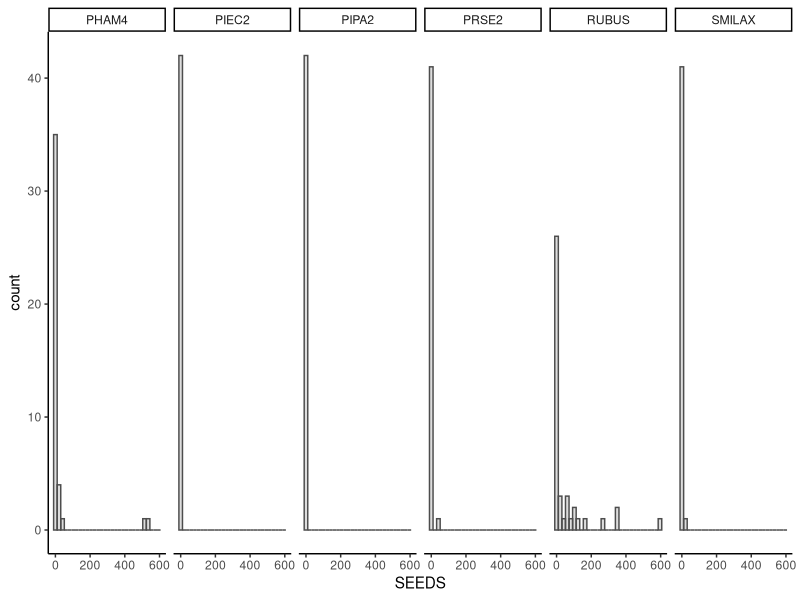
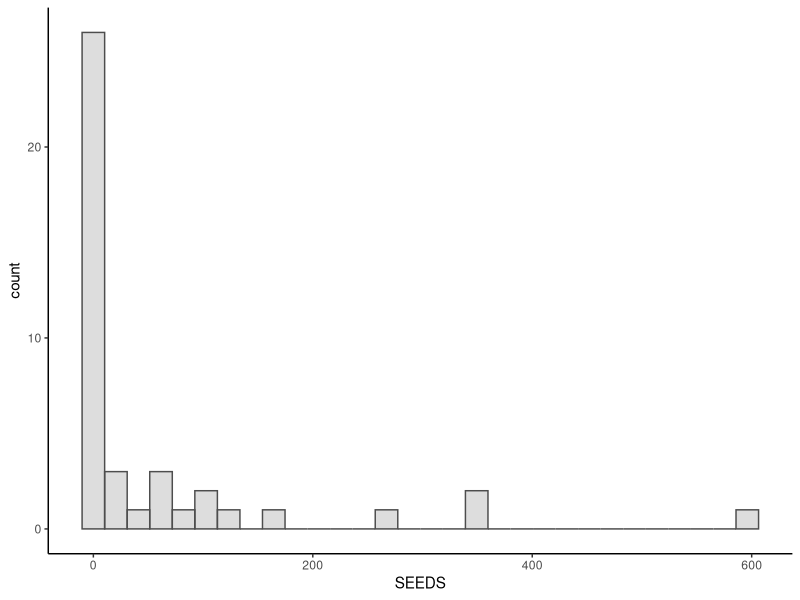

R code for these plots, in order:
## ---- chunk 1
seeds <- read.csv("seed_trap.csv", header = T)
head(seeds)
# 7 site pairs (burn and control) 
# 3 traps per site
# 42 total traps
# 6 Species
## ---- chunk 2
library(tidyverse)
seeds_long <- pivot_longer(seeds, cols = 4:9,names_to = "SPECIES", 
													 values_to = "SEEDS")
## ---- chunk 3
seeds_long %>% 
	ggplot(aes(x=SEEDS)) +
	geom_histogram(position="identity", colour="gray30", alpha=0.2, bins = 30) +
  facet_grid(. ~ SPECIES) +
	theme_classic()

## ---- chunk 4
rubus <- seeds_long %>% 
	filter(SPECIES == "RUBUS") 

rubus %>% 	
ggplot(aes(x=SEEDS)) +
	geom_histogram(position="identity", colour="gray30", alpha=0.2, bins = 30) +
	theme_classic()
## ---- chunk 5
burn <- rubus %>% 
filter(TREATMENT == "BURN")
control <- rubus %>% 
filter(TREATMENT == "CONTROL")
## ---- chunk 6
treatment <- function(burn,control ,plot.it=TRUE){

	# Function for computing likelihood 
	llh_poisson <- function(lambda, y){
		# log(likelihood) by summing 
		llh <- sum(dpois(y, lambda, log=TRUE))
  		return(llh)
		}

	lambdas <- seq(0,100, by=0.01) # Create the possible lambda values

	# compute log-likelihood of all lambda values for burn sites
	burn.ll <- sapply(lambdas, # Run the function over each value of lambda 	
										function(x){llh_poisson(x,burn$SEEDS)}) 
	max.burn.ll <- max(burn.ll) # Get the max value for log likelihood
	burn.mle <- lambdas[burn_ll==max.burn.ll] # Grab the corresponding lambda
	burn.rel.l <- exp(burn_ll - max.burn.ll) # Relativize likelihood
	burn.ci.cuttoff <- exp(-qchisq(p=0.95, df=1)/2) # Calculate CI cutoff
	burn.cut.m.rell <- burn.ci.cuttoff - burn.rel.l # Pass it through the data
	burn.ci.indices <- which(burn.cut.m.rell<0, arr.ind=TRUE) # IDs values
	burn.len.ciind <- length(burn.ci.indices) # size/position of CI
	burn.left.CL <- lambdas[burn.ci.indices[1]] # get the beginning
	burn.right.CL <- lambdas[burn.ci.indices[burn.len.ciind]] # get the end
	n.burn <- length(burn$SEEDS)
	
	# repeat this process for control sites
	control_ll <- sapply(lambdas,function(x){llh_poisson(x,control$SEEDS)})
	max.control.ll <- max(control_ll)
	control.mle <- lambdas[control_ll==max.control.ll]
	control.rel.l <- exp(control_ll - max.control.ll)
	control.ci.cuttoff <- exp(-qchisq(p=0.95, df=1)/2)
	control.cut.m.rell <- control.ci.cuttoff - control.rel.l
	control.ci.indices <- which(control.cut.m.rell<0, arr.ind=TRUE)
	control.len.ciind <- length(control.ci.indices)
	control.left.CL <- lambdas[control.ci.indices[1]]
	control.right.CL <-lambdas[control.ci.indices[control.len.ciind]]
	n.control <- length(control$SEEDS)	

	#### Null model log-likelihood: no difference between burn and control?
	all.data  <- c(as.vector(burn$SEEDS), as.vector(control$SEEDS))
	null_ll <- sapply(lambdas,function(x){llh_poisson(x,all.data)})
	max.null.ll <- max(null_ll)
	null.mle <- lambdas[null_ll==max.null.ll]

	bic.sep.model <- -2*(max.burn.ll+max.control.ll) + 2*log(n.burn+n.control)
	bic.null.model <- -2*max.null.ll + 1*log(n.burn+n.control)
	if(bic.sep.model<bic.null.model){outcome <- 
		"Separate model is best"}else{outcome<- 
			"There's no difference between control and burn"}
	# Save the lambdas and log-likelihoods in a data frame
	burn_df <- data.frame(ll=burn_ll, lambda=lambdas)
	burn_df$TREATMENT <- c("BURN")
	control_df <- data.frame(ll=control_ll, lambda=lambdas)
	control_df$TREATMENT <- c("CONTROL")
	profile.ll <- rbind(burn_df, control_df)
	
	# Save the MLES and the confidence intervals	
	burn.cis <- c(burn.left.CL, burn.mle, burn.right.CL)
	ctl.cis  <- c(control.left.CL, control.mle, control.right.CL)
	out <- rbind(burn.cis, ctl.cis)	
	colnames(out) <- c("LCL", "MLE", "UPL")
	rownames(out) <- c("Burn treat.", "Control")
	
	
	
	if(plot.it==TRUE){
		
		burn.ci <- seq(from=burn.left.CL, to=burn.right.CL, by=0.01)
		ctl.ci <- seq(from=control.left.CL, to=control.right.CL, by=0.01)
		ci.height <- burn.ci.cuttoff
		
		xlims.burn <- c(burn.left.CL-1, burn.right.CL+1)
		xlims.ctl  <- c(control.left.CL-1, control.right.CL+1) 
		par(mfrow=c(1,2), oma=c(1,2,1,1), mar=c(4,5,4,2))		
		plot(lambdas, burn.rel.l, type="l", col="red", 
				 lwd=2, xlim=xlims.burn,  xlab=expression(lambda), 
		ylab="Relative Profile Likelihood", cex.lab=1.5, bty="l", 
		main="Burn treatment")
		polygon(x=c(burn.ci,rev(burn.ci)), 
						y=c(rep(0,length(burn.ci)),rep(ci.height,
						length(burn.ci))),col="grey")
		plot(lambdas, control.rel.l, type="l", col="red", 
				 lwd=2, xlim=xlims.ctl,xlab=expression(lambda), 
		ylab="Relative Profile Likelihood", cex.lab=1.5, bty="l", main="Control")
		polygon(x=c(ctl.ci,rev(ctl.ci)),
						y=c(rep(0,length(ctl.ci)),rep(ci.height,
						length(ctl.ci))),col="grey")		
		
	}
	
	
	return(list(CIS.lambdas=out,bic.sep.model=bic.sep.model,
							bic.null.model=bic.null.model, outcome=outcome))
}
## ---- chunk 7
	site_1 <- rubus %>% 
		filter(SITE == "1")
	site_4 <- rubus %>% 
		filter(SITE == "4")
	site_6 <- rubus %>% 
		filter(SITE == "6")
	site_7 <- rubus %>% 
		filter(SITE == "7")
	site_8 <- rubus %>% 
		filter(SITE == "8")
	site_16 <- rubus %>% 
		filter(SITE == "16")
	site_17 <- rubus %>% 
		filter(SITE == "17")
## ---- chunk 8
site <- function(SPECIES, seeds_long){
	# Computing Likelihood for Observed Data ####
	llh_poisson <- function(lambda, y){
  # log(likelihood) by summing 
  llh <- sum(dpois(y, lambda, log=TRUE))
  return(llh)
	}

	lambdas <- seq(0,600, by=1)

	# compute log-likelihood for all lambda values
	one_ll <- sapply(lambdas,function(x){llh_poisson(x,site_1$SEEDS)})
	max.one.ll <- max(one_ll)
	one.mle <- lambdas[one_ll==max.one.ll]
	one.rel.l <- exp(one_ll - max.one.ll)
	one.ci.cuttoff <- exp(-qchisq(p=0.95, df=1)/2)
	one.cut.m.rell <- one.ci.cuttoff - one.rel.l
	one.ci.indices <- which(one.cut.m.rell<0, arr.ind=TRUE)
	one.len.ciind <- length(one.ci.indices)
	one.left.CL <- lambdas[one.ci.indices[1]]
	one.right.CL <-lambdas[one.ci.indices[one.len.ciind]]
	
	four_ll <- sapply(lambdas,function(x){llh_poisson(x,site_4$SEEDS)})
	max.four.ll <- max(four_ll)
	four.mle <- lambdas[four_ll==max.four.ll]
	four.rel.l <- exp(four_ll - max.four.ll)
	four.ci.cuttoff <- exp(-qchisq(p=0.95, df=1)/2)
	four.cut.m.rell <- four.ci.cuttoff - four.rel.l
	four.ci.indices <- which(four.cut.m.rell<0, arr.ind=TRUE)
	four.len.ciind <- length(four.ci.indices)
	four.left.CL <- lambdas[four.ci.indices[1]]
	four.right.CL <-lambdas[four.ci.indices[four.len.ciind]]
	
	six_ll <- sapply(lambdas,function(x){llh_poisson(x,site_6$SEEDS)})
	max.six.ll <- max(six_ll)
	six.mle <- lambdas[six_ll==max.six.ll]
	six.rel.l <- exp(six_ll - max.six.ll)
	six.ci.cuttoff <- exp(-qchisq(p=0.95, df=1)/2)
	six.cut.m.rell <- six.ci.cuttoff - six.rel.l
	six.ci.indices <- which(six.cut.m.rell<0, arr.ind=TRUE)
	six.len.ciind <- length(six.ci.indices)
	six.left.CL <- lambdas[six.ci.indices[1]]
	six.right.CL <-lambdas[six.ci.indices[six.len.ciind]]
	
	seven_ll <- sapply(lambdas,function(x){llh_poisson(x,site_7$SEEDS)})
	max.seven.ll <- max(seven_ll)
	seven.mle <- lambdas[seven_ll==max.seven.ll]
	seven.rel.l <- exp(seven_ll - max.seven.ll)
	seven.ci.cuttoff <- exp(-qchisq(p=0.95, df=1)/2)
	seven.cut.m.rell <- seven.ci.cuttoff - seven.rel.l
	seven.ci.indices <- which(seven.cut.m.rell<0, arr.ind=TRUE)
	seven.len.ciind <- length(seven.ci.indices)
	seven.left.CL <- lambdas[seven.ci.indices[1]]
	seven.right.CL <-lambdas[seven.ci.indices[seven.len.ciind]]
	
	eight_ll <- sapply(lambdas,function(x){llh_poisson(x,site_8$SEEDS)})
	max.eight.ll <- max(eight_ll)
	eight.mle <- lambdas[eight_ll==max.eight.ll]
	eight.rel.l <- exp(eight_ll - max.eight.ll)
	eight.ci.cuttoff <- exp(-qchisq(p=0.95, df=1)/2)
	eight.cut.m.rell <- eight.ci.cuttoff - eight.rel.l
	eight.ci.indices <- which(eight.cut.m.rell<0, arr.ind=TRUE)
	eight.len.ciind <- length(eight.ci.indices)
	eight.left.CL <- lambdas[eight.ci.indices[1]]
	eight.right.CL <-lambdas[eight.ci.indices[eight.len.ciind]]
	
	sixteen_ll <- sapply(lambdas,function(x){llh_poisson(x,site_16$SEEDS)})
	max.sixteen.ll <- max(sixteen_ll)
	sixteen.mle <- lambdas[sixteen_ll==max.sixteen.ll]
	sixteen.rel.l <- exp(sixteen_ll - max.sixteen.ll)
	sixteen.ci.cuttoff <- exp(-qchisq(p=0.95, df=1)/2)
	sixteen.cut.m.rell <- sixteen.ci.cuttoff - sixteen.rel.l
	sixteen.ci.indices <- which(sixteen.cut.m.rell<0, arr.ind=TRUE)
	sixteen.len.ciind <- length(sixteen.ci.indices)
	sixteen.left.CL <- lambdas[sixteen.ci.indices[1]]
	sixteen.right.CL <-lambdas[sixteen.ci.indices[sixteen.len.ciind]]
	
	seventeen_ll <- sapply(lambdas,function(x){llh_poisson(x,site_17$SEEDS)})
	max.seventeen.ll <- max(seventeen_ll)
	seventeen.mle <- lambdas[seventeen_ll==max.seventeen.ll]
	seventeen.rel.l <- exp(seventeen_ll - max.seventeen.ll)
	seventeen.ci.cuttoff <- exp(-qchisq(p=0.95, df=1)/2)
	seventeen.cut.m.rell <- seventeen.ci.cuttoff - seventeen.rel.l
	seventeen.ci.indices <- which(seventeen.cut.m.rell<0, arr.ind=TRUE)
	seventeen.len.ciind <- length(seventeen.ci.indices)
	seventeen.left.CL <- lambdas[seventeen.ci.indices[1]]
	seventeen.right.CL <-lambdas[seventeen.ci.indices[seventeen.len.ciind]]

	# save the lambdas and log-likelihoods in a data frame
	one_df <- data.frame(ll=one_ll, lambda=lambdas)
	one_df$SITE <- c("1")
	four_df <- data.frame(ll=four_ll, lambda=lambdas)
	four_df$SITE <- c("4")
	six_df <- data.frame(ll=six_ll, lambda=lambdas)
	six_df$SITE <- c("6")
	seven_df <- data.frame(ll=seven_ll, lambda=lambdas)
	seven_df$SITE <- c("7")
	eight_df <- data.frame(ll=eight_ll, lambda=lambdas)
	eight_df$SITE <- c("8")
	sixteen_df <- data.frame(ll=sixteen_ll, lambda=lambdas)
	sixteen_df$SITE <- c("16")
	seventeen_df <- data.frame(ll=seventeen_ll, lambda=lambdas)
	seventeen_df$SITE <- c("17")

	site <- rbind(one_df, four_df, six_df,
										seven_df, eight_df, sixteen_df, seventeen_df)
	return(site)
	}
